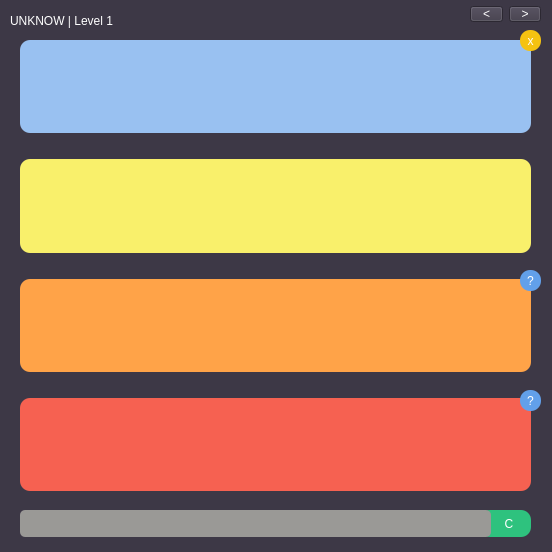
<?xml version="1.0" encoding="UTF-8"?>
<ui version="4.0">
 <class>MainWindow</class>
 <widget class="QMainWindow" name="MainWindow">
  <property name="geometry">
   <rect>
    <x>0</x>
    <y>0</y>
    <width>552</width>
    <height>552</height>
   </rect>
  </property>
  <property name="minimumSize">
   <size>
    <width>552</width>
    <height>552</height>
   </size>
  </property>
  <property name="maximumSize">
   <size>
    <width>552</width>
    <height>552</height>
   </size>
  </property>
  <property name="windowTitle">
   <string>500 Comman Russian Verbs</string>
  </property>
  <property name="styleSheet">
   <string notr="true">color:white;
background-color: rgb(61, 56, 70);
margin:0px;
padding:0px;</string>
  </property>
  <widget class="QWidget" name="centralwidget">
   <widget class="QStackedWidget" name="stackedWidget">
    <property name="geometry">
     <rect>
      <x>10</x>
      <y>10</y>
      <width>534</width>
      <height>534</height>
     </rect>
    </property>
    <property name="minimumSize">
     <size>
      <width>534</width>
      <height>534</height>
     </size>
    </property>
    <property name="styleSheet">
     <string notr="true">color: rgb(255, 255, 255);</string>
    </property>
    <property name="currentIndex">
     <number>0</number>
    </property>
    <widget class="QWidget" name="page">
     <widget class="QLineEdit" name="answer_word">
      <property name="geometry">
       <rect>
        <x>0</x>
        <y>500</y>
        <width>481</width>
        <height>27</height>
       </rect>
      </property>
      <property name="sizePolicy">
       <sizepolicy hsizetype="Expanding" vsizetype="Preferred">
        <horstretch>0</horstretch>
        <verstretch>0</verstretch>
       </sizepolicy>
      </property>
      <property name="maximumSize">
       <size>
        <width>16777215</width>
        <height>16777215</height>
       </size>
      </property>
      <property name="styleSheet">
       <string notr="true">background-color: rgb(154, 153, 150);
border-radius:5px;
margin-left:10px;</string>
      </property>
     </widget>
     <widget class="QPushButton" name="skip_word">
      <property name="geometry">
       <rect>
        <x>510</x>
        <y>20</y>
        <width>21</width>
        <height>21</height>
       </rect>
      </property>
      <property name="styleSheet">
       <string notr="true">border-radius:10px;
font: 16pt &quot;Cantarell&quot;;
background-color: rgb(245, 194, 17);

</string>
      </property>
      <property name="text">
       <string>x</string>
      </property>
     </widget>
     <widget class="QWidget" name="layoutWidget_12">
      <property name="geometry">
       <rect>
        <x>0</x>
        <y>0</y>
        <width>381</width>
        <height>21</height>
       </rect>
      </property>
      <layout class="QHBoxLayout" name="horizontalLayout_13">
       <item>
        <widget class="QLabel" name="info_word">
         <property name="text">
          <string>UNKNOW | Level 1</string>
         </property>
        </widget>
       </item>
      </layout>
     </widget>
     <widget class="QPushButton" name="help_foreign_word">
      <property name="geometry">
       <rect>
        <x>510</x>
        <y>380</y>
        <width>21</width>
        <height>21</height>
       </rect>
      </property>
      <property name="styleSheet">
       <string notr="true">border-radius:10px;
font: 16pt &quot;Cantarell&quot;;
background-color: rgb(98, 160, 234);

</string>
      </property>
      <property name="text">
       <string>?</string>
      </property>
     </widget>
     <widget class="QPushButton" name="clear_word">
      <property name="geometry">
       <rect>
        <x>470</x>
        <y>500</y>
        <width>51</width>
        <height>27</height>
       </rect>
      </property>
      <property name="maximumSize">
       <size>
        <width>70</width>
        <height>100</height>
       </size>
      </property>
      <property name="styleSheet">
       <string notr="true">background-color: rgb(46, 194, 126);
border-raduis:10px;
color:white;
border-radius:10px;</string>
      </property>
      <property name="text">
       <string>  C</string>
      </property>
     </widget>
     <widget class="QPushButton" name="help_native_word">
      <property name="geometry">
       <rect>
        <x>510</x>
        <y>260</y>
        <width>21</width>
        <height>21</height>
       </rect>
      </property>
      <property name="styleSheet">
       <string notr="true">border-radius:10px;
font: 16pt &quot;Cantarell&quot;;
background-color: rgb(98, 160, 234);

</string>
      </property>
      <property name="text">
       <string>?</string>
      </property>
     </widget>
     <widget class="QWidget" name="layoutWidget_13">
      <property name="geometry">
       <rect>
        <x>0</x>
        <y>20</y>
        <width>531</width>
        <height>471</height>
       </rect>
      </property>
      <layout class="QVBoxLayout" name="verticalLayout_3">
       <item>
        <layout class="QGridLayout" name="gridLayout_4">
         <item row="0" column="0">
          <widget class="QLabel" name="new_lang_word">
           <property name="font">
            <font>
             <pointsize>16</pointsize>
             <weight>75</weight>
             <bold>true</bold>
            </font>
           </property>
           <property name="styleSheet">
            <string notr="true">margin:10px;
background-color: rgb(153, 193, 241);
border-radius: 10px;</string>
           </property>
           <property name="text">
            <string/>
           </property>
           <property name="alignment">
            <set>Qt::AlignCenter</set>
           </property>
          </widget>
         </item>
        </layout>
       </item>
       <item>
        <widget class="QLabel" name="native_lang_word">
         <property name="font">
          <font>
           <pointsize>16</pointsize>
           <weight>75</weight>
           <bold>true</bold>
          </font>
         </property>
         <property name="styleSheet">
          <string notr="true">background-color: rgb(249, 240, 107);
margin:10px;
border-radius:10px;</string>
         </property>
         <property name="text">
          <string/>
         </property>
         <property name="alignment">
          <set>Qt::AlignCenter</set>
         </property>
        </widget>
       </item>
       <item>
        <widget class="QLabel" name="new_lang_extra_word">
         <property name="font">
          <font>
           <pointsize>14</pointsize>
           <weight>75</weight>
           <bold>true</bold>
          </font>
         </property>
         <property name="layoutDirection">
          <enum>Qt::RightToLeft</enum>
         </property>
         <property name="styleSheet">
          <string notr="true">background-color: rgb(255, 163, 72);
border-radius:10px;
margin:10px;</string>
         </property>
         <property name="text">
          <string/>
         </property>
         <property name="alignment">
          <set>Qt::AlignCenter</set>
         </property>
        </widget>
       </item>
       <item>
        <widget class="QLabel" name="native_lang_extra_word">
         <property name="font">
          <font>
           <pointsize>14</pointsize>
           <weight>75</weight>
           <bold>true</bold>
          </font>
         </property>
         <property name="styleSheet">
          <string notr="true">background-color: rgb(246, 97, 81);
border-radius:10px;
margin:10px;</string>
         </property>
         <property name="text">
          <string/>
         </property>
         <property name="alignment">
          <set>Qt::AlignCenter</set>
         </property>
        </widget>
       </item>
      </layout>
      <zorder>new_lang_extra_word</zorder>
      <zorder>native_lang_word</zorder>
      <zorder>native_lang_extra_word</zorder>
     </widget>
     <zorder>layoutWidget_12</zorder>
     <zorder>clear_word</zorder>
     <zorder>layoutWidget_13</zorder>
     <zorder>skip_word</zorder>
     <zorder>help_foreign_word</zorder>
     <zorder>help_native_word</zorder>
     <zorder>answer_word</zorder>
    </widget>
    <widget class="QWidget" name="stackedWidgetPage1">
     <widget class="QWidget" name="layoutWidget">
      <property name="geometry">
       <rect>
        <x>0</x>
        <y>20</y>
        <width>531</width>
        <height>471</height>
       </rect>
      </property>
      <layout class="QVBoxLayout" name="verticalLayout">
       <item>
        <layout class="QGridLayout" name="gridLayout_2">
         <item row="0" column="0">
          <widget class="QLabel" name="new_lang">
           <property name="font">
            <font>
             <pointsize>16</pointsize>
             <weight>75</weight>
             <bold>true</bold>
            </font>
           </property>
           <property name="styleSheet">
            <string notr="true">margin:10px;
background-color: rgb(153, 193, 241);
border-radius: 10px;</string>
           </property>
           <property name="text">
            <string/>
           </property>
           <property name="alignment">
            <set>Qt::AlignCenter</set>
           </property>
          </widget>
         </item>
        </layout>
       </item>
       <item>
        <widget class="QLabel" name="new_lang_extra">
         <property name="font">
          <font>
           <pointsize>16</pointsize>
           <weight>75</weight>
           <bold>true</bold>
          </font>
         </property>
         <property name="styleSheet">
          <string notr="true">background-color: rgb(249, 240, 107);
margin:10px;
border-radius:10px;</string>
         </property>
         <property name="text">
          <string/>
         </property>
         <property name="alignment">
          <set>Qt::AlignCenter</set>
         </property>
        </widget>
       </item>
       <item>
        <widget class="QLabel" name="native_lang_verb">
         <property name="font">
          <font>
           <pointsize>14</pointsize>
           <weight>75</weight>
           <bold>true</bold>
          </font>
         </property>
         <property name="layoutDirection">
          <enum>Qt::RightToLeft</enum>
         </property>
         <property name="styleSheet">
          <string notr="true">background-color: rgb(255, 163, 72);
border-radius:10px;
margin:10px;</string>
         </property>
         <property name="text">
          <string/>
         </property>
         <property name="alignment">
          <set>Qt::AlignCenter</set>
         </property>
        </widget>
       </item>
       <item>
        <widget class="QLabel" name="foreing_lang_verb">
         <property name="font">
          <font>
           <pointsize>14</pointsize>
           <weight>75</weight>
           <bold>true</bold>
          </font>
         </property>
         <property name="styleSheet">
          <string notr="true">background-color: rgb(246, 97, 81);
border-radius:10px;
margin:10px;</string>
         </property>
         <property name="text">
          <string/>
         </property>
         <property name="alignment">
          <set>Qt::AlignCenter</set>
         </property>
        </widget>
       </item>
      </layout>
     </widget>
     <widget class="QPushButton" name="help_native">
      <property name="geometry">
       <rect>
        <x>510</x>
        <y>260</y>
        <width>21</width>
        <height>21</height>
       </rect>
      </property>
      <property name="styleSheet">
       <string notr="true">border-radius:10px;
font: 16pt &quot;Cantarell&quot;;
background-color: rgb(98, 160, 234);

</string>
      </property>
      <property name="text">
       <string>?</string>
      </property>
     </widget>
     <widget class="QPushButton" name="clear">
      <property name="geometry">
       <rect>
        <x>470</x>
        <y>500</y>
        <width>51</width>
        <height>27</height>
       </rect>
      </property>
      <property name="maximumSize">
       <size>
        <width>70</width>
        <height>100</height>
       </size>
      </property>
      <property name="styleSheet">
       <string notr="true">background-color: rgb(46, 194, 126);
border-raduis:10px;
color:white;
border-radius:10px;</string>
      </property>
      <property name="text">
       <string>  C</string>
      </property>
     </widget>
     <widget class="QPushButton" name="skip">
      <property name="geometry">
       <rect>
        <x>510</x>
        <y>20</y>
        <width>21</width>
        <height>21</height>
       </rect>
      </property>
      <property name="styleSheet">
       <string notr="true">border-radius:10px;
font: 16pt &quot;Cantarell&quot;;
background-color: rgb(245, 194, 17);

</string>
      </property>
      <property name="text">
       <string>x</string>
      </property>
     </widget>
     <widget class="QLineEdit" name="answer">
      <property name="geometry">
       <rect>
        <x>0</x>
        <y>500</y>
        <width>481</width>
        <height>27</height>
       </rect>
      </property>
      <property name="sizePolicy">
       <sizepolicy hsizetype="Expanding" vsizetype="Preferred">
        <horstretch>0</horstretch>
        <verstretch>0</verstretch>
       </sizepolicy>
      </property>
      <property name="maximumSize">
       <size>
        <width>16777215</width>
        <height>16777215</height>
       </size>
      </property>
      <property name="styleSheet">
       <string notr="true">background-color: rgb(154, 153, 150);
border-radius:5px;
margin-left:10px;</string>
      </property>
     </widget>
     <widget class="QPushButton" name="help_foreign">
      <property name="geometry">
       <rect>
        <x>510</x>
        <y>380</y>
        <width>21</width>
        <height>21</height>
       </rect>
      </property>
      <property name="styleSheet">
       <string notr="true">border-radius:10px;
font: 16pt &quot;Cantarell&quot;;
background-color: rgb(98, 160, 234);

</string>
      </property>
      <property name="text">
       <string>?</string>
      </property>
     </widget>
     <widget class="QWidget" name="layoutWidget">
      <property name="geometry">
       <rect>
        <x>0</x>
        <y>0</y>
        <width>381</width>
        <height>21</height>
       </rect>
      </property>
      <layout class="QHBoxLayout" name="horizontalLayout_2">
       <item>
        <widget class="QLabel" name="info">
         <property name="text">
          <string>UNKNOW | Level 1</string>
         </property>
        </widget>
       </item>
      </layout>
     </widget>
    </widget>
    <widget class="QWidget" name="stackedWidgetPage2">
     <widget class="QGroupBox" name="groupBox_2">
      <property name="geometry">
       <rect>
        <x>9</x>
        <y>50</y>
        <width>521</width>
        <height>211</height>
       </rect>
      </property>
      <property name="title">
       <string>Language Settings</string>
      </property>
      <widget class="QWidget" name="layoutWidget_5">
       <property name="geometry">
        <rect>
         <x>130</x>
         <y>100</y>
         <width>331</width>
         <height>43</height>
        </rect>
       </property>
       <layout class="QHBoxLayout" name="horizontalLayout_5">
        <item>
         <widget class="QLabel" name="label_5">
          <property name="text">
           <string>  Native Lnaguage</string>
          </property>
         </widget>
        </item>
        <item>
         <widget class="QComboBox" name="foreign_lang">
          <property name="styleSheet">
           <string notr="true">QComboBox{
border:                 none;
background-color:   rgb(87, 96, 134);
color:                      rgb(255, 255, 255);
font-weight:            bold;
padding:                    5px; 
border-radius:0px;
}

QComboBox::drop-down{
    border:                 none;
    background-color:   rgb(87, 96, 134);
    color:                     black;
    font-weight:            bold;
    padding:                    10px;
}

QComboBox::down-arrow{ 
   padding-right:          5px;
}





</string>
          </property>
          <property name="iconSize">
           <size>
            <width>0</width>
            <height>0</height>
           </size>
          </property>
          <item>
           <property name="text">
            <string>en</string>
           </property>
          </item>
          <item>
           <property name="text">
            <string>ar</string>
           </property>
          </item>
          <item>
           <property name="text">
            <string>fr</string>
           </property>
          </item>
          <item>
           <property name="text">
            <string>ru</string>
           </property>
          </item>
         </widget>
        </item>
       </layout>
      </widget>
      <widget class="QWidget" name="layoutWidget_6">
       <property name="geometry">
        <rect>
         <x>130</x>
         <y>50</y>
         <width>331</width>
         <height>53</height>
        </rect>
       </property>
       <layout class="QHBoxLayout" name="horizontalLayout_6">
        <item>
         <widget class="QLabel" name="label_6">
          <property name="text">
           <string>  Native Lnaguage</string>
          </property>
         </widget>
        </item>
        <item>
         <widget class="QComboBox" name="native_lang">
          <property name="styleSheet">
           <string notr="true">QComboBox{
border:                 none;
background-color:   rgb(87, 96, 134);
color:                      rgb(255, 255, 255);
font-weight:            bold;
padding:                    5px; 
border-radius:0px;
margin:0px;
}

QComboBox::drop-down{
    border:                 none;
    background-color:   rgb(87, 96, 134);
    color:                     black;
    font-weight:            bold;
    padding:                    10px;
}

QComboBox::down-arrow{ 
   padding-right:          5px;
}





</string>
          </property>
          <property name="iconSize">
           <size>
            <width>0</width>
            <height>0</height>
           </size>
          </property>
          <item>
           <property name="text">
            <string>en</string>
           </property>
          </item>
          <item>
           <property name="text">
            <string>ar</string>
           </property>
          </item>
          <item>
           <property name="text">
            <string>fr</string>
           </property>
          </item>
          <item>
           <property name="text">
            <string>ru</string>
           </property>
          </item>
         </widget>
        </item>
       </layout>
      </widget>
      <widget class="QPushButton" name="save_lang">
       <property name="geometry">
        <rect>
         <x>350</x>
         <y>150</y>
         <width>111</width>
         <height>27</height>
        </rect>
       </property>
       <property name="styleSheet">
        <string notr="true">background-color:#007fff;</string>
       </property>
       <property name="text">
        <string>Save</string>
       </property>
      </widget>
     </widget>
     <widget class="QGroupBox" name="groupBox">
      <property name="geometry">
       <rect>
        <x>9</x>
        <y>270</y>
        <width>521</width>
        <height>191</height>
       </rect>
      </property>
      <property name="styleSheet">
       <string notr="true">border-bottom-color: rgb(255, 255, 255);</string>
      </property>
      <property name="title">
       <string>User Settings</string>
      </property>
      <widget class="QWidget" name="layoutWidget_3">
       <property name="geometry">
        <rect>
         <x>130</x>
         <y>90</y>
         <width>331</width>
         <height>41</height>
        </rect>
       </property>
       <layout class="QHBoxLayout" name="horizontalLayout_3">
        <item>
         <widget class="QLabel" name="label_3">
          <property name="text">
           <string>  words/run</string>
          </property>
         </widget>
        </item>
        <item>
         <widget class="QSpinBox" name="words_run">
          <property name="maximumSize">
           <size>
            <width>16777215</width>
            <height>30</height>
           </size>
          </property>
          <property name="styleSheet">
           <string notr="true">background-color:   rgb(87, 96, 134);
color:                      rgb(255, 255, 255);
border-radius:0px;
margin:0x;
padding:0px;</string>
          </property>
         </widget>
        </item>
       </layout>
      </widget>
      <widget class="QWidget" name="layoutWidget_4">
       <property name="geometry">
        <rect>
         <x>130</x>
         <y>40</y>
         <width>331</width>
         <height>41</height>
        </rect>
       </property>
       <layout class="QHBoxLayout" name="horizontalLayout_4">
        <item>
         <widget class="QLabel" name="label_4">
          <property name="text">
           <string>  Nick name</string>
          </property>
         </widget>
        </item>
        <item>
         <widget class="QLineEdit" name="nickname">
          <property name="maximumSize">
           <size>
            <width>16777215</width>
            <height>30</height>
           </size>
          </property>
          <property name="styleSheet">
           <string notr="true">background-color:   rgb(87, 96, 134);
color:                      rgb(255, 255, 255);
border-radius:0px;
margin:0x;
padding:0px;</string>
          </property>
         </widget>
        </item>
       </layout>
      </widget>
      <widget class="QPushButton" name="save_user">
       <property name="geometry">
        <rect>
         <x>350</x>
         <y>140</y>
         <width>111</width>
         <height>27</height>
        </rect>
       </property>
       <property name="styleSheet">
        <string notr="true">background-color:#007fff;</string>
       </property>
       <property name="text">
        <string>Save</string>
       </property>
      </widget>
     </widget>
     <widget class="QGroupBox" name="groupBox_3">
      <property name="geometry">
       <rect>
        <x>9</x>
        <y>533</y>
        <width>527</width>
        <height>50</height>
       </rect>
      </property>
      <property name="maximumSize">
       <size>
        <width>16777215</width>
        <height>50</height>
       </size>
      </property>
      <property name="title">
       <string/>
      </property>
     </widget>
    </widget>
   </widget>
   <widget class="QWidget" name="layoutWidget">
    <property name="geometry">
     <rect>
      <x>470</x>
      <y>-1</y>
      <width>71</width>
      <height>31</height>
     </rect>
    </property>
    <layout class="QHBoxLayout" name="horizontalLayout">
     <item>
      <widget class="QPushButton" name="back">
       <property name="styleSheet">
        <string notr="true">QPushButto{
color:white;
background-color: rgb(61, 56, 70);
margin:0px;
padding:0px;
border:none;

}
QPushButto:pressed{
color:white;
background-color: rgb(61, 56, 70);
margin:0px;
padding:0px;
}
QPushButto:hover{
color:white;
background-color: rgb(61, 56, 70);
margin:0px;
padding:0px;
}</string>
       </property>
       <property name="text">
        <string>&lt;</string>
       </property>
      </widget>
     </item>
     <item>
      <widget class="QPushButton" name="next">
       <property name="styleSheet">
        <string notr="true">QPushButto{
color:white;
background-color: rgb(61, 56, 70);
margin:0px;
padding:0px;
border:none;

}
QPushButto:pressed{
color:white;
background-color: rgb(61, 56, 70);
margin:0px;
padding:0px;
}
QPushButto:hover{
color:white;
background-color: rgb(61, 56, 70);
margin:0px;
padding:0px;
}</string>
       </property>
       <property name="text">
        <string>&gt;</string>
       </property>
      </widget>
     </item>
    </layout>
   </widget>
  </widget>
 </widget>
 <resources/>
 <connections/>
</ui>
